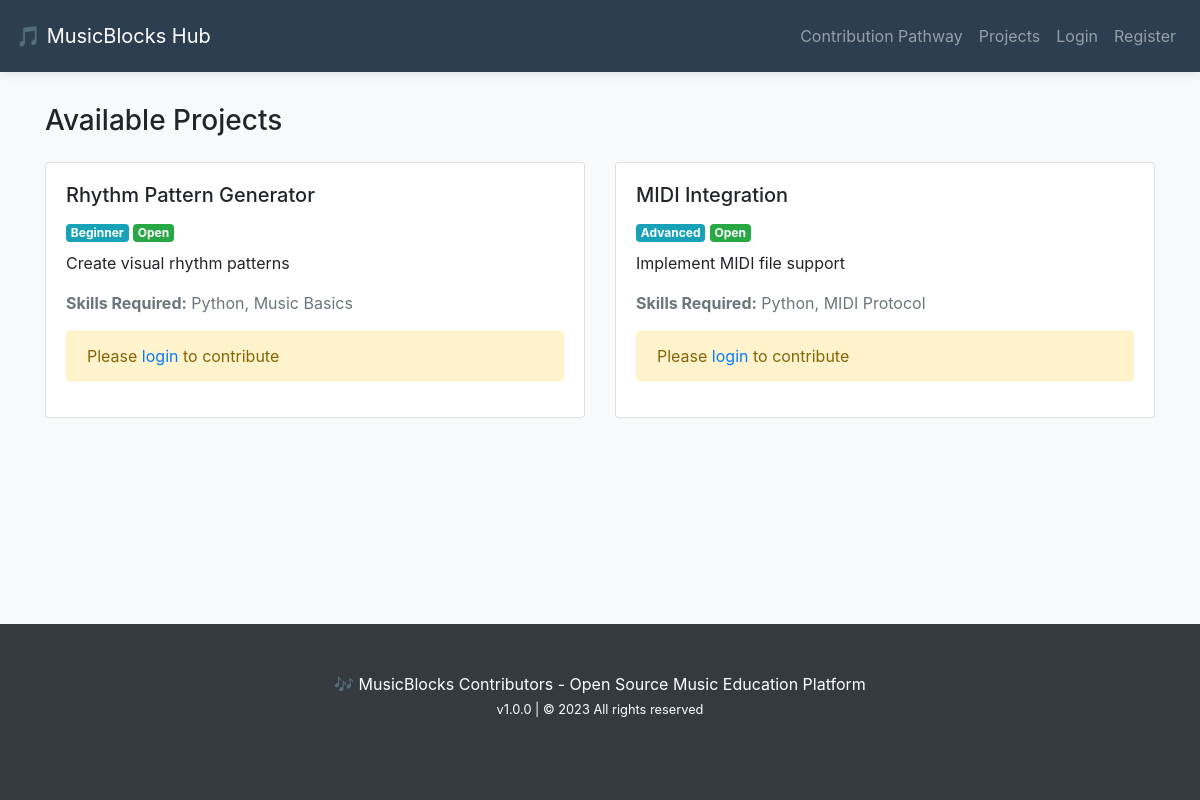
The app's page /projects with its own data.
### app.py (models this page shows)
class MusicblockProject(db.Model):
    id = db.Column(db.Integer, primary_key=True)
    title = db.Column(db.String(100), nullable=False)
    description = db.Column(db.Text, nullable=False)
    difficulty = db.Column(db.String(20))
    skills_required = db.Column(db.String(200))
    status = db.Column(db.String(20), default='open')
    contributions = db.relationship('Contribution', backref='project', lazy=True)

### app.py (the view)
@app.route('/projects')
def projects():
    projects = MusicblockProject.query.all()
    return render_template('projects.html', projects=projects)

### templates/projects.html
{% extends "base.html" %}
{% block content %}
<h3 class="mb-4">Available Projects</h3>
<div class="row">
    {% for project in projects %}
    <div class="col-md-6 mb-4">
        <div class="card pathway-card">
            <div class="card-body">
                <h5 class="card-title">{{ project.title }}</h5>
                <div class="mb-2">
                    <span class="badge badge-info">
                        {{ project.difficulty|capitalize }}
                    </span>
                    <span class="badge badge-{{ 'success' if project.status == 'open' else 'secondary' }}">
                        {{ project.status|capitalize }}
                    </span>
                </div>
                <p class="card-text">{{ project.description }}</p>
                <p class="text-muted">
                    <strong>Skills Required:</strong>
                    {{ project.skills_required }}
                </p>
                {% if 'user_id' in session %}
                <form method="POST" action="/contribute">
                    <input type="hidden" name="project_id" value="{{ project.id }}">
                    <div class="form-group">
                        <input type="number" class="form-control"
                               name="hours" step="0.5" min="0.5"
                               placeholder="Hours contributed" required>
                    </div>
                    <div class="form-group">
                        <textarea class="form-control" name="description"
                                  placeholder="Contribution details" required></textarea>
                    </div>
                    <button type="submit" class="btn btn-primary">
                        Log Contribution
                    </button>
                </form>
                {% else %}
                <div class="alert alert-warning">
                    Please <a href="/login">login</a> to contribute
                </div>
                {% endif %}
            </div>
        </div>
    </div>
    {% endfor %}
</div>
{% endblock %}

### templates/base.html (shortened to what this page needs)
<!DOCTYPE html>
<html>
<head>
    <link rel="stylesheet" href="https://stackpath.bootstrapcdn.com/bootstrap/4.3.1/css/bootstrap.min.css">
</head>
<body>
    <nav class="navbar navbar-expand-lg navbar-dark musicblocks-header">
        <a class="navbar-brand" href="/">🎵 MusicBlocks Hub</a>
        <div class="collapse navbar-collapse" id="navbarNav">
            <div class="navbar-nav ml-auto">
                <a class="nav-item nav-link" href="/pathway">Contribution Pathway</a>
                <a class="nav-item nav-link" href="/projects">Projects</a>
                {% if 'user_id' in session %}
                    <a class="nav-item nav-link" href="/dashboard">Dashboard</a>
                    <a class="nav-item nav-link" href="/logout">Logout</a>
                {% else %}
                    <a class="nav-item nav-link" href="/login">Login</a>
                    <a class="nav-item nav-link" href="/register">Register</a>
                {% endif %}
            </div>
        </div>
    </nav>
    <div class="container">
        {% block content %}{% endblock %}
    </div>
    <footer class="bg-dark text-white mt-auto py-3">
        <div class="container text-center">
            <p class="mb-0">🎶 MusicBlocks Contributors - Open Source Music Education Platform</p>
            <small>v1.0.0 | © 2023 All rights reserved</small>
        </div>
    </footer>
</body>
</html>

### templates/base.html (style rules this page uses)
body { background-color: #f8f9fa; min-height: 100vh; display: flex; flex-direction: column; }
.musicblocks-header { background-color: #2c3e50; color: white; padding: 1rem; box-shadow: 0 2px 10px rgba(0,0,0,0.1); }
.container { flex: 1; padding-top: 2rem; padding-bottom: 4rem; }

### records on screen
MusicblockProject: title "Rhythm Pattern Generator", difficulty "Beginner", status "Open", description "Create visual rhythm patterns", skills_required "Python, Music Basics"
MusicblockProject: title "MIDI Integration", difficulty "Advanced", status "Open", description "Implement MIDI file support", skills_required "Python, MIDI Protocol"
